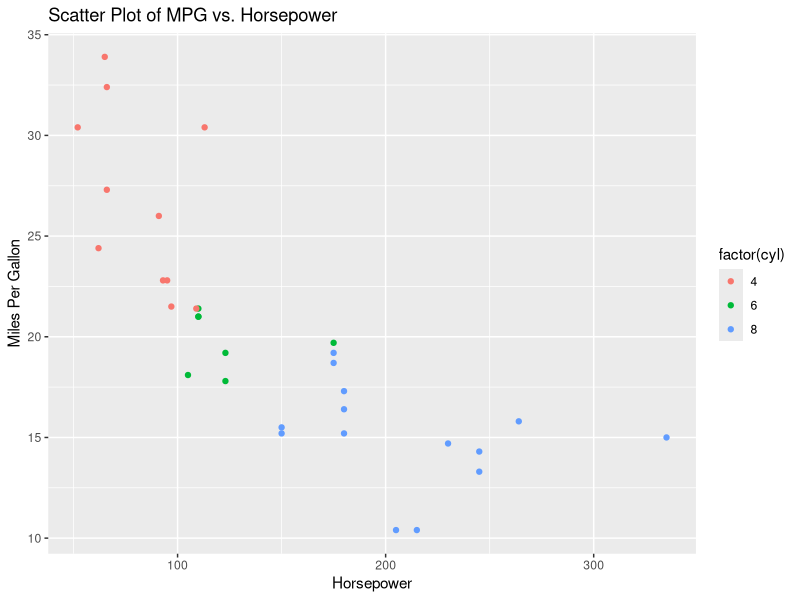
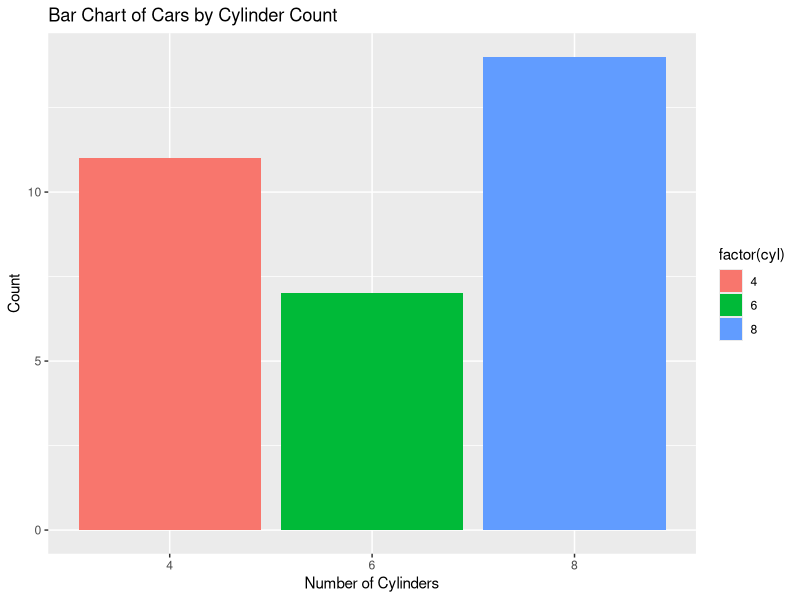
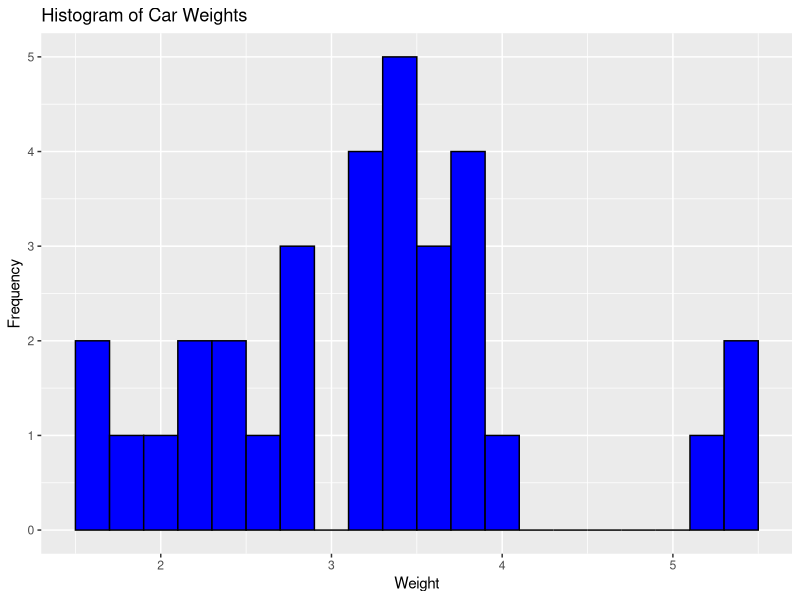

The R script that drew these images, in order:
#Experiment No.: 3
#Name of Experiment: Data Visualization using ggplot2
#Aim: Create scatter plots, bar charts, and histograms using ggplot2. Customize plot aesthetics like titles, labels, and colors.
#Step 1: Load the Data and Install ggplot2
#First, load the "mtcars" dataset and install the ggplot2 package if you haven't already: # Load the mtcars dataset
data(mtcars)
# Install and load ggplot2 install.packages("ggplot2") library(ggplot2)
#Step 2: Create Scatter Plots
#Let's create a scatter plot to visualize the relationship between two variables, such as "mpg" (miles per gallon) and "hp" (horsepower).
# Scatter plot: mpg vs. hp
install.packages("ggplot2")
library(ggplot2)
scatter_plot <- ggplot(mtcars, aes(x = hp, y = mpg, color = factor(cyl))) +
  geom_point() +
  labs(title = "Scatter Plot of MPG vs. Horsepower",
       x = "Horsepower",
       y = "Miles Per Gallon")
print(scatter_plot)
#This code uses ggplot2 to create a scatter plot of "mpg" vs. "hp," with customized titles and axis labels.
#Step 3: Create Bar Charts
#Let's create a bar chart to visualize the count of cars with different numbers of cylinders.
# Bar chart: Count of cars by cylinder ggplot(mtcars, aes(x = factor(cyl))) +
bar_chart <- ggplot(mtcars, aes(x = factor(cyl))) +
  geom_bar(aes(fill = factor(cyl))) +
  labs(title = "Bar Chart of Cars by Cylinder Count",
       x = "Number of Cylinders",
       y = "Count")
print(bar_chart)


# Histogram: Distribution of car weights
ggplot(mtcars, aes(x = wt)) +
  geom_histogram(binwidth = 0.2, fill = "blue", color = "black") +
  labs(title = "Histogram of Car Weights",
       x = "Weight",
       y = "Frequency")
